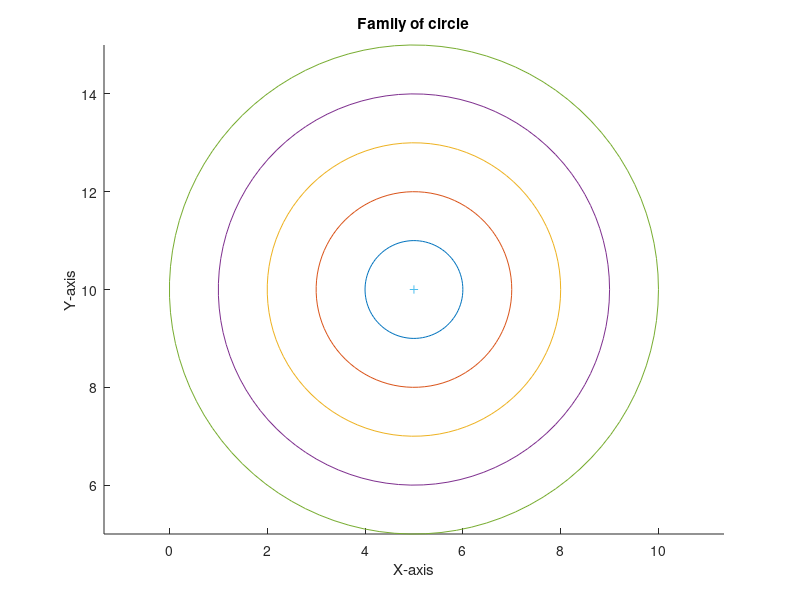

Recreate this plot in MATLAB.
clc,clearvars,close all

% Draw a family of n circles and mark the center with +. 

theta=linspace(0,2*pi,100);

% Coordinates of the center
a=5; b=10;

% Number of circles
n=input('Enter how many circle: \n');

hold on
xlabel('X-axis'),ylabel('Y-axis'),title('Family of circle');
axis equal;
colors=lines(n);

for i=1:n
    x=a+i*cos(theta);
    y=b+i*sin(theta);
    plot(x,y,'Color',colors(i,:));
end 

plot(a,b,'Marker','+');

hold off
